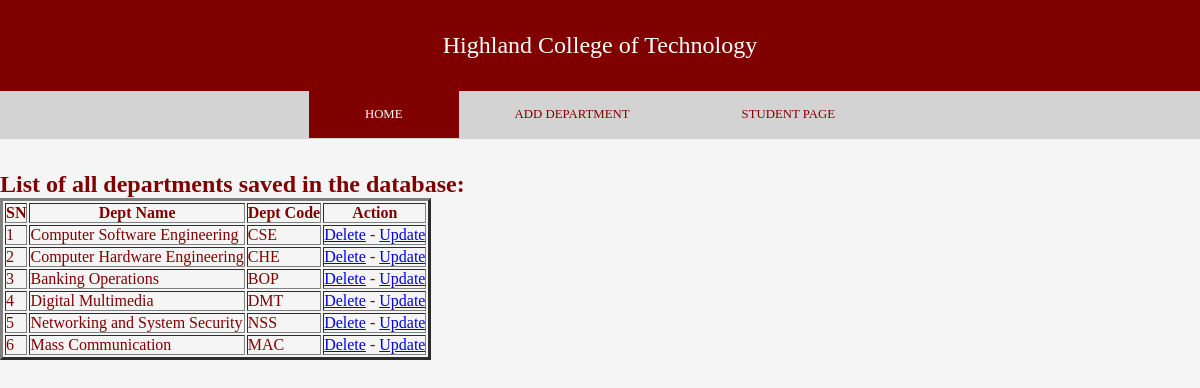
/dept, run on the app's committed database.
### department/models.py (models this page shows, shortened)
class Department(models.Model):
    name = models.CharField(max_length=50)
    code = models.CharField(max_length=3)
    date_created = models.DateTimeField(auto_now_add=True)
    date_modified = models.DateTimeField(auto_now=True)

### department/views.py (the view)
# urls.py: path('dept', homepage, name='d_homepage'),
def homepage(request):
    departments = Department.objects.all()
    context = {
        'saved_dept': departments
    }
    return render(request, 'department/index.html', context)

### department/templates/department/index.html (shortened to what this page needs)
<!DOCTYPE html>
<html lang="en">
<head>
</head>
<body>
    <div class="container">
        <div class="header">
            <header class="main-header">
               Highland College of Technology
            </header>
        </div>
        <div class="navbar">
            <nav class="links">
                <a href="{% url 'd_homepage' %}" class="links-item active">HOME</a>
                <a href="{% url 'add_dept' %}" class="links-item">ADD DEPARTMENT</a>
                <a href="{% url 's_homepage' %}" class="links-item ">STUDENT PAGE</a>
            </nav>
        </div>
        <div class="home-page">
            <table border="3">
                        <h2>List of all departments saved in the database:</h2>
                <tr>
                    <th>SN</th>
                    <th>Dept Name</th>
                    <th>Dept Code</th>
                    <th>Action</th>
                </tr>
                {% for department in  saved_dept %}
                <tr>
                    <td>{{ forloop.counter }}</td>
                    <td>{{ department.name }}</td>
                    <td>{{ department.code }}</td>
                    <td>
                        <a href="{% url 'delete_dept' department.id %}"
                            onclick="return confirm('Do you really wanna delete ?')">Delete</a>
                        -
                        <a href="{% url 'update_dept' department.id %}">Update</a>
                    </td>
                </tr>
                {% endfor %}
            </table>
        </div>
    </div>
   </body>
</html>

### department/templates/department/index.html (style rules this page uses)
* { margin: 0; padding: 0; outline: 0; box-sizing: border-box; }
body { font-family: poppins, ; color: maroon; background: whitesmoke; }
.container { width:100%; margin: 0; }
.header { display: flex; justify-content: center; align-items: center; background: maroon; color: white; padding: 2rem 4rem; font-size: 1rem; }
.main-header { font-size: 1.5rem; }
.navbar { width: 100%; height: 3rem; background:lightgray; }
.links { display: flex; justify-content: center; align-items: center; }
.links a { display: flex; padding: 1rem 3.5rem; text-decoration: none; color: maroon; font-size: .8rem; }
.navbar .links .links-item.active { display: block; background: maroon; color: white; }
.home-page { display: table; justify-content: center; align-items: center; margin-top: 2rem; }

### data on the page
Department: name "Computer Software Engineering", code "CSE"
Department: name "Computer Hardware Engineering", code "CHE"
Department: name "Banking Operations", code "BOP"
Department: name "Digital Multimedia", code "DMT"
Department: name "Networking and System Security", code "NSS"
Department: name "Mass Communication", code "MAC"
